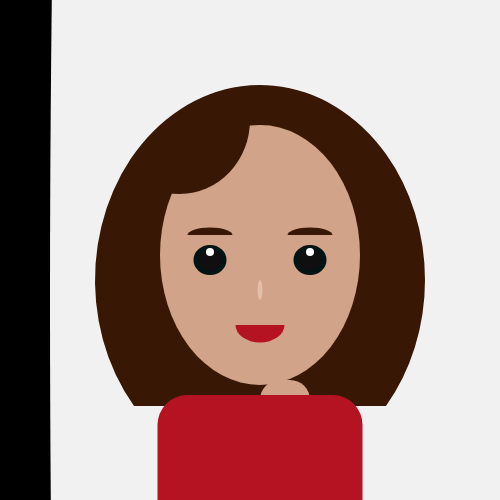
Frame 1 (no input)
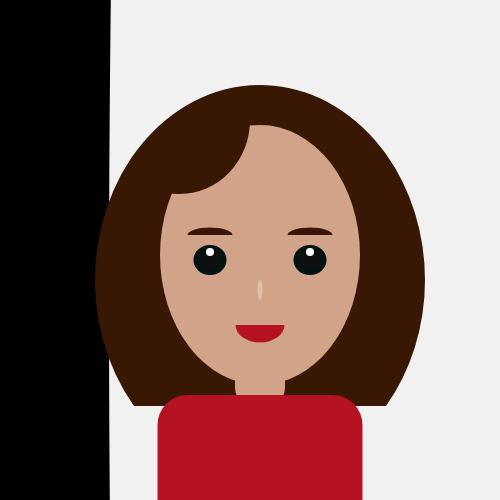
Frame 60 (no input)
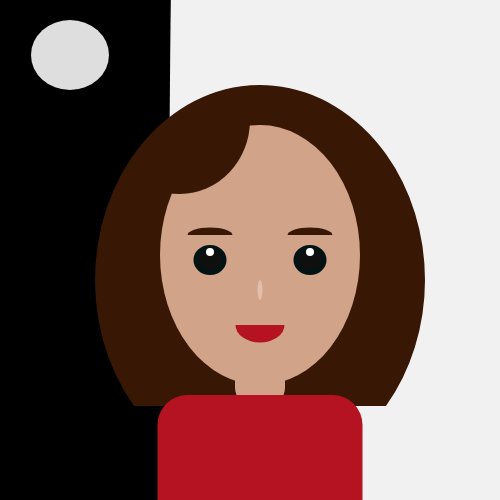
Frame 120 (the mouse pressed at the canvas centre since frame 60)

The p5.js sketch that drew these frames (run headless with seeded random() and noise() and a simulated clock; from frame 60 on, the mouse is pressed at the canvas centre):

// p5.js sketch
// ── sketch.js
let x = 300;
let y = 300;//background loop

let moon = 0//moon

function setup() {
  createCanvas(500, 500);
  let lipstick = color(181, 18, 34);
  fill(lipstick); //mouth color
  arc(260, 325, 49, 35, 0, PI); //mouth shape)




}


function mousePressed(){//mousepressed function of the moon/make it appear
  if (moon === 0) {
    moon = 222;
  } else {
    moon = 0;
  }
}
function bangs() {
  noStroke()
  fill(56, 24, 4); //bang color
  arc(180, 120, 140, 148, 0, 0.75 * Math.PI); //bang shape. i wanted the bang to also be on the other side but i couldn't get it symmetrical 
}

function hair() {
  noStroke()
  fill(56, 24, 4);
  arc(260, 280, 330, 390, QUARTER_PI + HALF_PI, QUARTER_PI, OPEN); //straight hair, dark brown color
}



function draw() {
  background(0);


  fill (moon)//moon
  ellipse (70, 55, 78, 70, 86,)//size and placement of moon
  
  
  noStroke();
  fill("#f1f1f1");
  ellipse(x, y, 500, 5000);//the background changing 
  
  x = x+1
  

  hair();

  noStroke()
  fill(209, 163, 136); //skin color
  ellipse(260, 255, 200, 260); //face shape


  fill(209, 163, 136) //neck color
  rect(260, 380, 50, 55, 20); //neck

  bangs();


  stroke(2, 19, 19);
  strokeWeight(0)
  fill(56, 24, 4); //eyebrow color
  arc(210, 235, 45, 15, PI, TWO_PI, OPEN); //left eyebrow
  arc(310, 235, 45, 15, PI, TWO_PI, OPEN); //right eyebrow



  strokeWeight(5)
  fill(15, 15, 15); //eye color
  ellipse(210, 260, 28, 25); //left eye
  ellipse(310, 260, 28, 25); //right eye


  noStroke()
  fill(255) //eyeball color
  ellipse(210, 252, 8, 8); //left eyeball
  ellipse(310, 252, 8, 8); //right eyeball


  fill(227, 191, 170, ) //nose color
  ellipse(260, 290, 5, 20, ); //nose shape


  fill(181, 18, 34); //lipstick
  arc(260, 325, 49, 35, 0, PI); //mouth shape)



  rectMode(CENTER)
  rect(260, 470, 205, 150, 30); //shirt
  fill(255, 153, 202) //shirt color
  //i tried to do a night sky for loop

  
}
// ── style.css
html,
body {
  margin: 0;
  padding: 0;
}

canvas {
  display: block;
}


h1 {
  text-align: center;
}

p {
  font-size: 18px;
}
